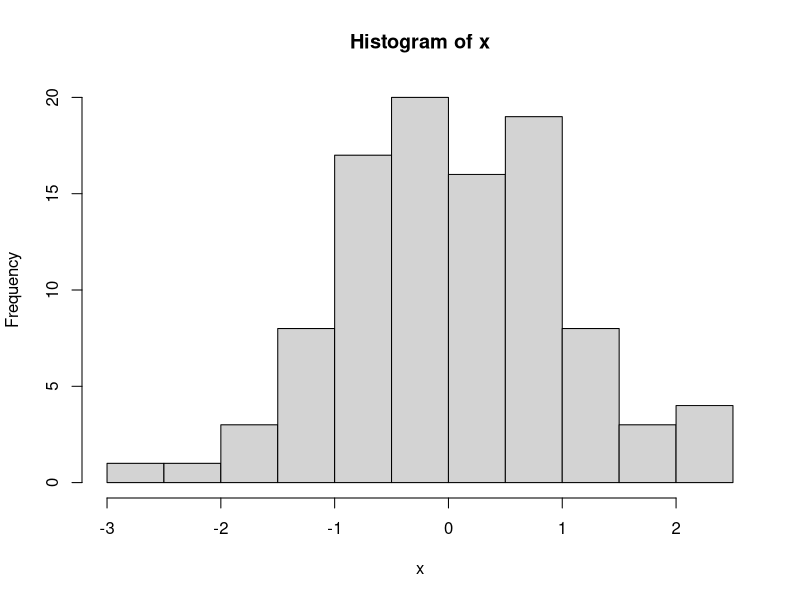

Recreate this plot in R.
## ---- chunk 1
n <- 10
rnorm(n)
## ---- chunk 2
n <- 10
rnorm(n)
## ---- chunk 3
x  <- rnorm(100)
hist(x)
